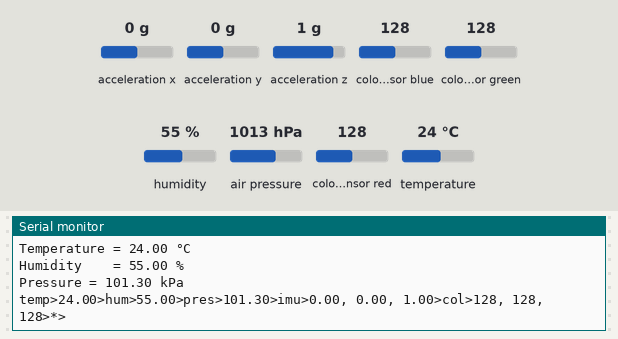
Bench run of a sketch on a simulated Arduino Nano 33 BLE. Parts: the last lines printed to the serial monitor. The inputs (shaded band) are chosen by the test bench; at power-on: acceleration x 0 g, acceleration y 0 g, acceleration z 1 g, colour sensor blue 128, colour sensor green 128, humidity 55 %, air pressure 1013 hPa, colour sensor red 128, temperature 24 °C.

Above: at 3.8 s.
3.9 s: acceleration x set to -1.4 g
At 7.2 s:
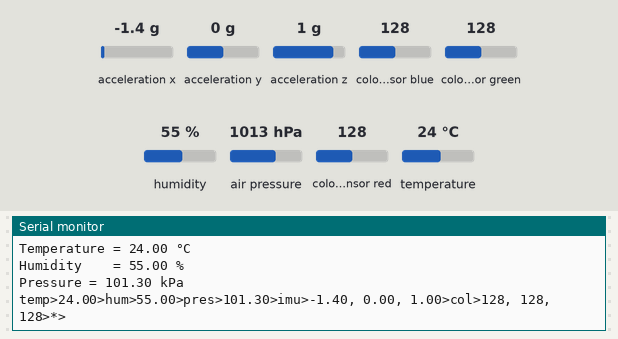
7.8 s: acceleration y set to -1.4 g
At 10.3 s:
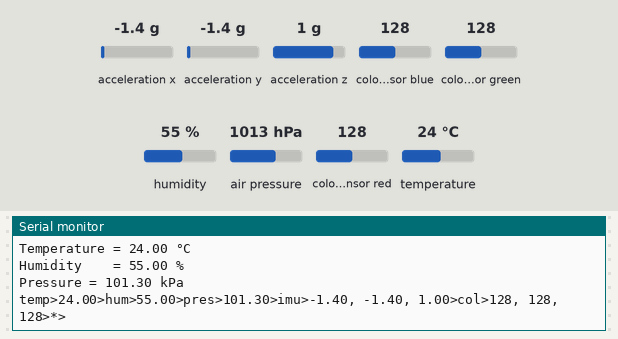
11.7 s: acceleration z set to -1.4 g
At 13.5 s:
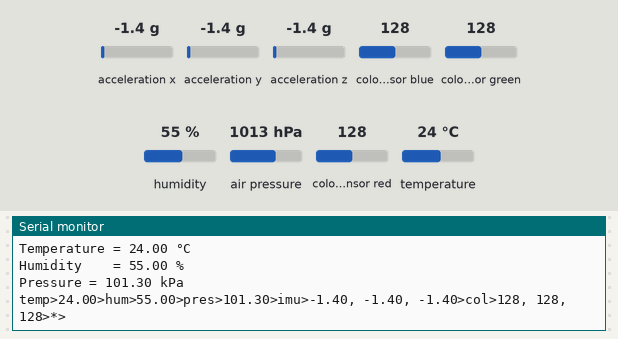
15.6 s: colour sensor blue set to 5
At 18.5 s:
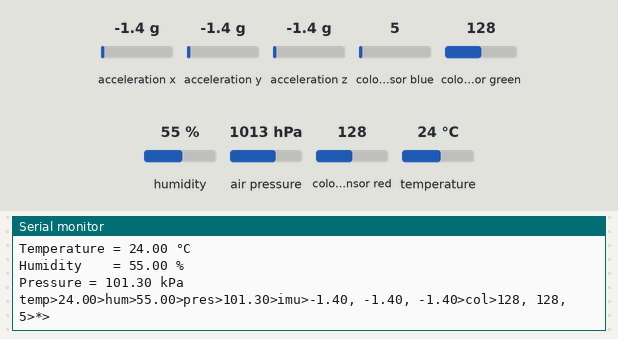
19.5 s: colour sensor green set to 5
At 21.5 s:
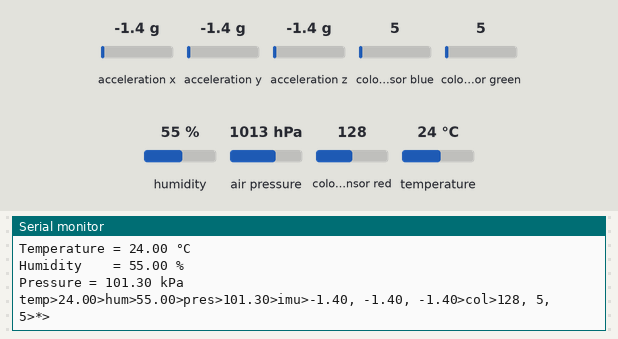

Measured:
- after the input at 3.9 s, the serial monitor: prints a new line after 2.1 s (image 1)
- after the input at 7.8 s, the serial monitor: prints a new line after 1.3 s (image 2)
- after the input at 11.7 s, the serial monitor: prints a new line after 0.39 s (image 3)
- after the input at 15.6 s, the serial monitor: prints a new line after 2.5 s (image 4)
- after the input at 19.5 s, the serial monitor: prints a new line after 1.7 s (image 5)

The sketch:

NANO.ino
```cpp
/* This is a test skecth that can be used for internal testing of Nano 33 BLE sense sensors */
#include <stdlib.h>
#include <Arduino_HTS221.h>   //  Tempeature and Humidity sensor

#include <Arduino_LPS22HB.h>  // Pressure sensor

#include <Arduino_LSM9DS1.h>  // IMU

#include <Arduino_APDS9960.h>   // Color sensor

String Message = "";
void setup() {
  Serial.begin(9600);
  Serial1.begin(9600);

  // Initiate the HTS2221 Sensor
  if (!HTS.begin()) {
    Serial.println("Failed to initialize humidity temperature sensor!");
    while (1);
  }

  // Initiate the pressure sensor
  if (!BARO.begin()) {
    Serial.println("Failed to initialize pressure sensor!");
    while (1);
  }
  // initiate IMU
  if (!IMU.begin()) {
    Serial.println("IMU init failed");
    while (1) {}
  }
  // Initiate Color sensor
  if(!APDS.begin()){
    Serial.println("Failed to initialize colour sensor!");
  }

}

void loop() {
  // read all the sensor values
  float temperature = HTS.readTemperature();
  float humidity    = HTS.readHumidity();
  float pressure = BARO.readPressure();
  float x, y, z;  // IMU
  int r, g, b;  // Color sensor

  // Color sensor Test
  if (APDS.colorAvailable()) {

    // Read Color
    APDS.readColor(r, g, b);

    // print the values
    Serial.print("r = ");
    Serial.println(r);
    Serial.print("g = ");
    Serial.println(g);
    Serial.print("b = ");
    Serial.println(b);
    Serial.println();
  }

  // IMU test
  if (IMU.accelerationAvailable()) {

    // Read Accelerometer
    IMU.readAcceleration(x, y, z);

    Serial.print("x");
    Serial.print('\t');
    Serial.print("y");
    Serial.print('\t');
    Serial.print("z");
    Serial.print('\n');
    Serial.print(x);
    Serial.print('\t');
    Serial.print(y);
    Serial.print('\t');
    Serial.println(z);
  }

  // Temperature and Humidity sensor test
  Serial.print("Temperature = ");
  Serial.print(temperature);
  Serial.println(" °C");

  Serial.print("Humidity    = ");
  Serial.print(humidity);
  Serial.println(" %");

  // Pressure sensor test
  Serial.print("Pressure = ");
  Serial.print(pressure);
  Serial.println(" kPa");

  // print an empty line
  Serial.println();

  Message = "temp>";
  Message += temperature;

  Message += ">hum>";
  Message += humidity;

  Message += ">pres>";
  Message += pressure;

  Message += ">imu>";
  Message += x;
  Message += ", ";
  Message += y;
  Message += ", ";
  Message += z;

  Message += ">col>";
  Message += r;
  Message += ", ";
  Message += g;
  Message += ", ";
  Message += b;
  Message += ">";
  Message += "*";
  Message += ">";

  Serial1.println(Message);
  Serial.print(Message);


  // wait 1 second to print again
  delay(3000);
}
```
